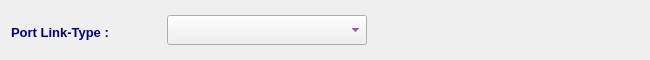
<?xml version="1.0" encoding="UTF-8"?>
<ui version="4.0">
 <class>LinkTypeWidget</class>
 <widget class="QWidget" name="LinkTypeWidget">
  <property name="geometry">
   <rect>
    <x>0</x>
    <y>0</y>
    <width>650</width>
    <height>60</height>
   </rect>
  </property>
  <property name="sizePolicy">
   <sizepolicy hsizetype="Preferred" vsizetype="Fixed">
    <horstretch>0</horstretch>
    <verstretch>0</verstretch>
   </sizepolicy>
  </property>
  <property name="minimumSize">
   <size>
    <width>650</width>
    <height>60</height>
   </size>
  </property>
  <property name="maximumSize">
   <size>
    <width>16777215</width>
    <height>60</height>
   </size>
  </property>
  <property name="font">
   <font>
    <family>Tahoma</family>
    <pointsize>10</pointsize>
   </font>
  </property>
  <property name="windowTitle">
   <string>Form</string>
  </property>
  <layout class="QVBoxLayout" name="verticalLayout">
   <item>
    <layout class="QHBoxLayout" name="horizontalLayout_2">
     <item>
      <widget class="QLabel" name="linkTypeLbl">
       <property name="minimumSize">
        <size>
         <width>150</width>
         <height>30</height>
        </size>
       </property>
       <property name="maximumSize">
        <size>
         <width>150</width>
         <height>25</height>
        </size>
       </property>
       <property name="font">
        <font>
         <family>Tahoma</family>
         <pointsize>10</pointsize>
         <weight>75</weight>
         <bold>true</bold>
        </font>
       </property>
       <property name="styleSheet">
        <string notr="true">color: rgb(0, 0, 127);</string>
       </property>
       <property name="text">
        <string>Port Link-Type :</string>
       </property>
       <property name="alignment">
        <set>Qt::AlignLeading|Qt::AlignLeft|Qt::AlignVCenter</set>
       </property>
      </widget>
     </item>
     <item>
      <widget class="QComboBox" name="linkTypeCB">
       <property name="sizePolicy">
        <sizepolicy hsizetype="Preferred" vsizetype="Preferred">
         <horstretch>0</horstretch>
         <verstretch>0</verstretch>
        </sizepolicy>
       </property>
       <property name="minimumSize">
        <size>
         <width>200</width>
         <height>30</height>
        </size>
       </property>
       <property name="maximumSize">
        <size>
         <width>200</width>
         <height>30</height>
        </size>
       </property>
       <property name="font">
        <font>
         <family>Tahoma</family>
         <pointsize>10</pointsize>
         <weight>75</weight>
         <bold>true</bold>
        </font>
       </property>
       <property name="styleSheet">
        <string notr="true">color: rgb(85, 0, 127);</string>
       </property>
      </widget>
     </item>
     <item>
      <spacer name="horizontalSpacer_15">
       <property name="orientation">
        <enum>Qt::Horizontal</enum>
       </property>
       <property name="sizeHint" stdset="0">
        <size>
         <width>297</width>
         <height>17</height>
        </size>
       </property>
      </spacer>
     </item>
    </layout>
   </item>
  </layout>
 </widget>
 <resources/>
 <connections/>
</ui>
